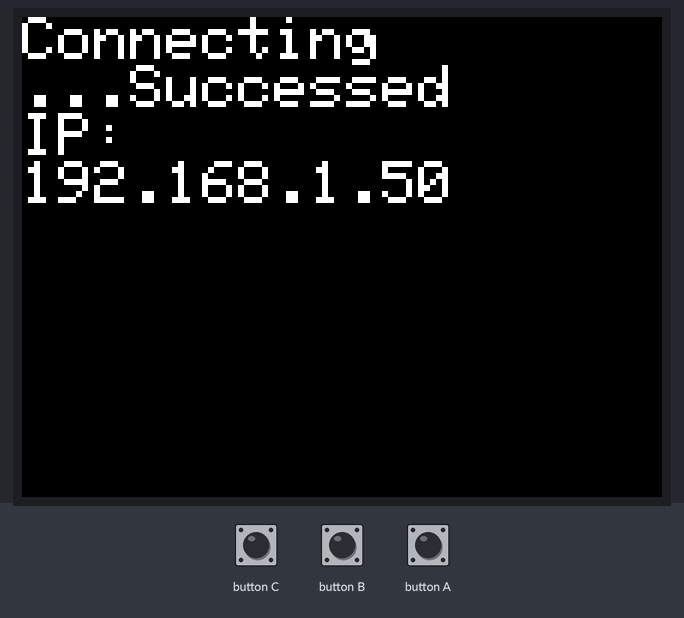
The sketch below on a simulated ESP32. Parts: 320×240 colour display. The inputs (shaded band) are chosen by the test bench. WiFi joins after 1.5 s; servers stay silent unless stated.

Above: at 2.9 s.
3.0 s: button C pressed for 3.2 s
At 4.8 s:
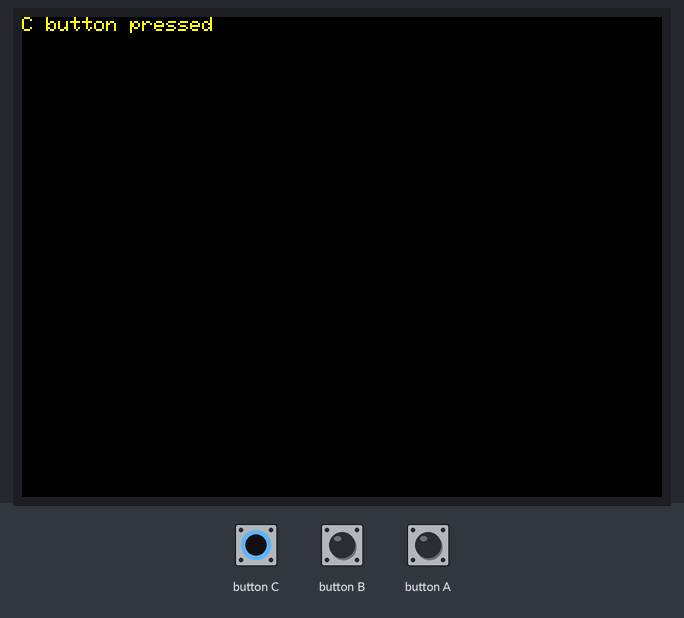
7.7 s: button B pressed for 3.2 s
At 11.4 s:
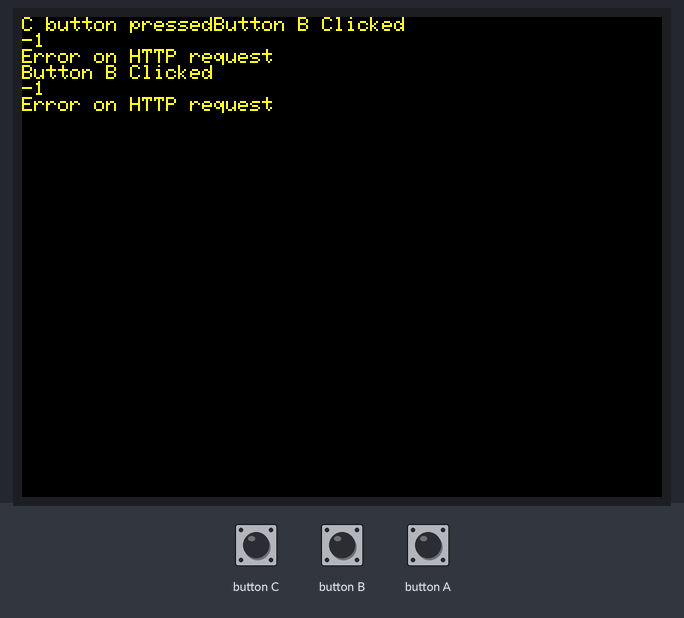
12.4 s: button A pressed for 3.2 s
At 14.3 s:
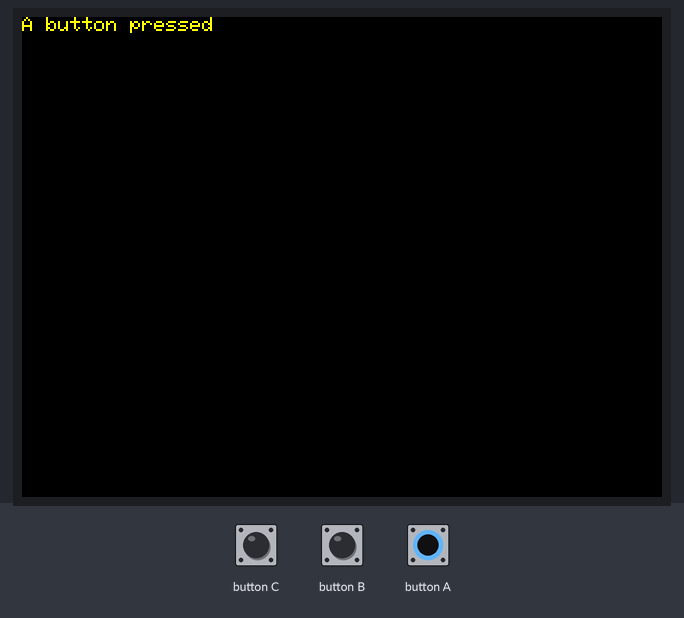
17.1 s: button B pressed for 3.2 s
At 18.8 s:
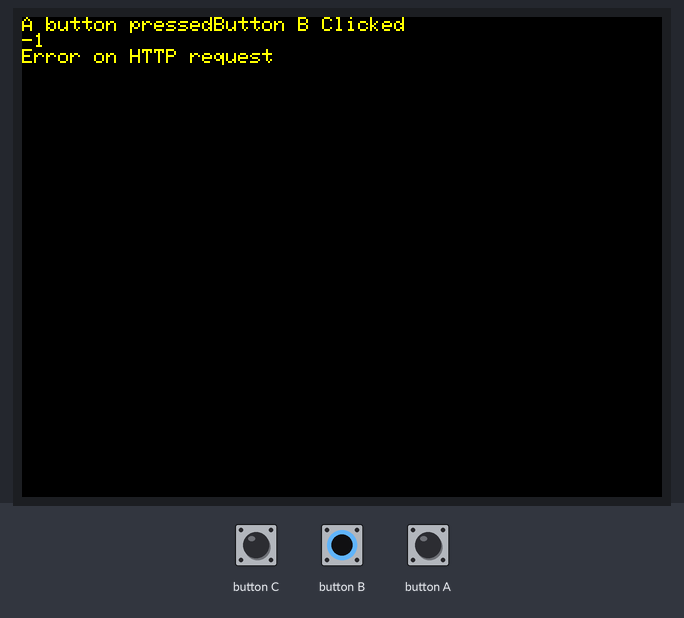
Timing chart, 0 to 20.3 s (numbered marks = the images above; inputs shaded):
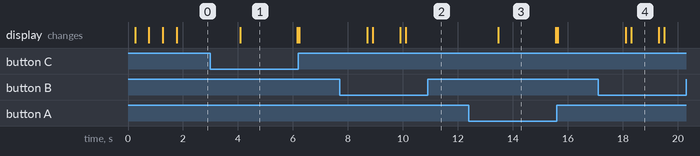

The sketch:

ApexTracker.ino
```cpp
/*
    Name:       button.ino
    Created:    2018/9/21 14:06:15
    Author:     sakabin
*/

#include <M5Stack.h>
#include <WiFi.h>
#include <HTTPClient.h>
#include <ArduinoJson.h>


const char* ssid = "Buffalo-G-DFF0"; // SSID
const char* password = "45dutrdrdfh6a"; // PASSWORD

WiFiServer server(80);

// Wifiに接続
void setup()
{
    M5.begin(true, false, true);
    delay(100);
    M5.Lcd.setTextSize(3);  // 文字サイズ
    M5.Lcd.println("Connecting");

    // wifi接続開始
    WiFi.begin(ssid, password);

    while (WiFi.status() != WL_CONNECTED) {
        delay(500);
        M5.Lcd.print(".");
    }

    // 接続完了したらIP表示
    M5.Lcd.println("Successed");
    M5.Lcd.println("IP: ");
    M5.Lcd.println(WiFi.localIP());
    M5.Lcd.setTextColor(YELLOW);
    M5.Lcd.setTextSize(1);
    server.begin();

}

void loop(){
  // update button state

  M5.update();

  if (M5.BtnA.pressedFor(1000)){

    M5.Lcd.clear(BLACK);
    M5.Lcd.setCursor(0, 0);
    M5.Lcd.print("A button pressed");
    delay(1000);

  }else if(M5.BtnB.pressedFor(1000)){

       //jsonオブジェクトの作成
      DynamicJsonDocument doc(1024);

      M5.Lcd.println("Button B Clicked");
      HTTPClient http;

      http.begin("endpoint");

      int httpCode = http.GET();
      int response = http.getSize();
      M5.Lcd.println(String(response));
      if (httpCode > 0) {
          M5.Lcd.println("GET STRING");
          String response = http.getString();
          //以降、データに応じた処理
          deserializeJson(doc, response);
          JsonObject apexinfo = doc.as<JsonObject>();

          String rank = apexinfo["rank"];
          String value = apexinfo["value"];
          String rankName = apexinfo["metadata"]["rankName"];

          M5.Lcd.clear(BLACK);
          M5.Lcd.setCursor(0, 0);
          M5.Lcd.setTextSize(4);
          M5.Lcd.setTextColor(YELLOW);
          M5.Lcd.println("APEX TRACKER");
          M5.Lcd.setTextColor(WHITE);
          M5.Lcd.println("------------");
          M5.Lcd.setTextSize(3);
          M5.Lcd.println("Name : Username");
          M5.Lcd.println("");
          M5.Lcd.println("rank :" + String(rank));
          M5.Lcd.println("");
          M5.Lcd.println("PR :" + String(value));
          M5.Lcd.println("");
          M5.Lcd.println("Tier :" + String(rankName));

      } else {
          M5.Lcd.println("Error on HTTP request");
      }
      http.end();
     delay(1000);
  }else if(M5.BtnC.pressedFor(1000)){
    M5.Lcd.clear(BLACK);
    M5.Lcd.setCursor(0, 0);
    M5.Lcd.print("C button pressed");
    delay(1000);
  }

}
```

Measured:
- after the input at 3.0 s, the display: changes after 1.1 s (image 1)
- after the input at 7.7 s, the display: first changes after 1.0 s (image 2 shows a later state)
- after the input at 12.4 s, the display: changes after 1.1 s (image 3)
- after the input at 17.1 s, the display: first changes after 1.0 s (image 4 shows a later state)
- what the display in image 1 shows lasts 2.1 s, from 4.1 s to 6.2 s
- what the display in image 4 shows lasts 1.0 s, from 18.3 s to 19.3 s
